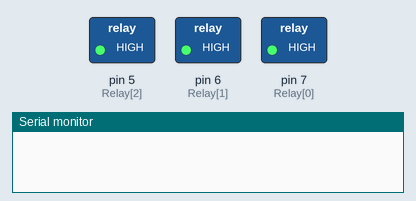
The sketch below on a simulated Arduino Uno, built with avr-gcc and run on an emulated ATmega328P. Shown: switched loads named in the sketch (green lamp = pin HIGH), the last lines printed to the serial monitor.

Above: at 2.5 s.
At 7.5 s:
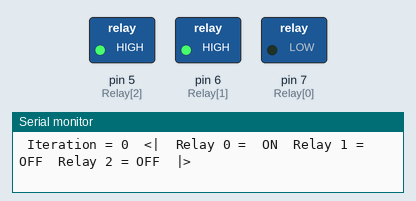
At 12.5 s:
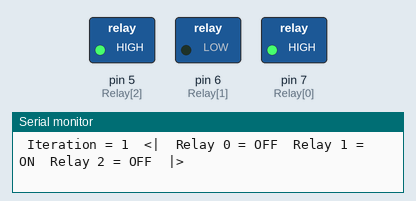
Timing chart, 0 to 19.5 s (numbered marks = the images above):
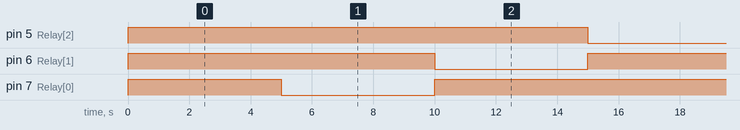

The sketch:

3_Relays.ino
```cpp
const int Relay[3] = {7,6,5}; // define pins
const unsigned long SECOND = 1000;
const unsigned long FIVESECONDS = 5000;
const unsigned long HOUR = 3600*SECOND;
const unsigned long DAY = 24*HOUR;
unsigned long time1 = 0;
int iter = 0;
byte pattern[3][3] = { 0,1,1,   1,0,1,   1,1,0 };
bool OFF = HIGH;
bool ON  = LOW;
void setup() {
  for(int i=0; i<3; i++)
  {
    pinMode(Relay[i], OUTPUT);// set pin as output
    digitalWrite(Relay[i], HIGH); // set all relay off
  }
   Serial.begin(9600);
}
void loop() {
  unsigned long currentMillis = millis();
  if( currentMillis - time1 >= FIVESECONDS ){  //  <-------  CHANGE THE TIME VALUE TO WHATEVER YOU WANT...
    //  ONE PERIOD HAS ELAPSED
    time1 = currentMillis;  // SET THE LAST RUN TIME
    runRelays();
    debugRelayText();
    iter = ( iter + 1 ) % 3;
  }
}
void runRelays(){
  // uses iter to determine states
  for( int i = 0; i < 3; i++ ){
    digitalWrite(Relay[i],pattern[iter][i]);
  }
}
void debugRelayText(){
  // uses iter to determine states
  Serial.print(" Iteration = ");
  Serial.print( iter );
  Serial.print("  <|  ");
  for( int i = 0; i < 3; i++ ){
    Serial.print("Relay ");
    Serial.print(i);
    Serial.print(" = ");
    if( pattern[iter][i] == ON ){
      Serial.print( " ON  " );
    }else{
      Serial.print( "OFF  ");
    }
  }
  Serial.println("|>");
}
```

Measured:
- by itself, pin 5 (Relay[2]), pin 6 (Relay[1]), pin 7 (Relay[0]): alternates HIGH for 10.0 s and LOW for 5.0 s
- by itself, everything shown: repeats every 15.0 s, in 3 steps
